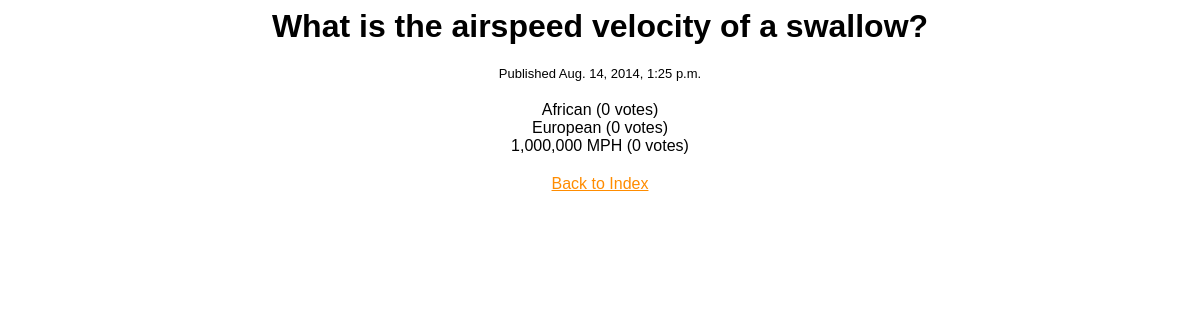
/5/results/, run on an earlier commit of the app's database.
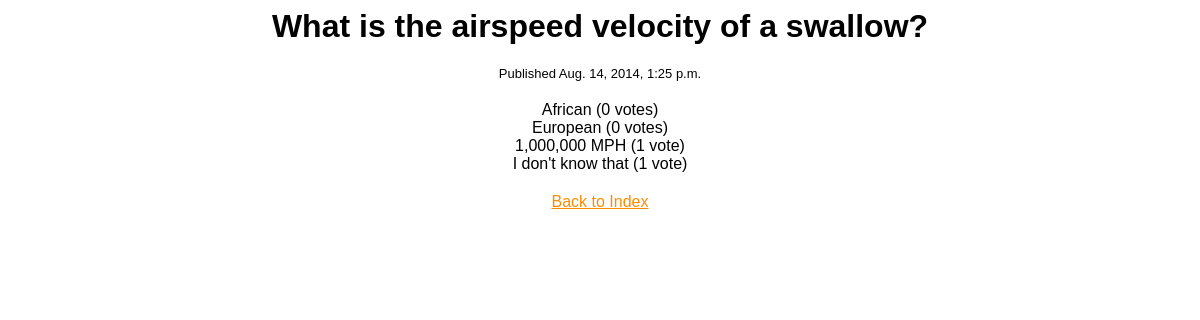
And on a later commit of the database.
### polls/models.py (models this page shows, shortened)
class Choice(models.Model):
    poll = models.ForeignKey(Poll)
    choice_text = models.CharField(max_length = 200)
    votes = models.IntegerField(default = 0)

### polls/views.py (the view)
# urls.py: url(r'^(?P<pk>\d+)/results/$', views.ResultsView.as_view(), name="results"),
class ResultsView(generic.DetailView):
    model = Poll
    template_name = 'polls/results.html'

### polls/templates/polls/results.html
{% load staticfiles %}
<link rel="stylesheet" type="text/css" href="{% static 'polls/detail.css' %}" />
<h1>{{ poll.question }}</h1>
<p class="pubdate">Published {{ poll.pub_date }}</p>
<ul>
    {% for choice in poll.choice_set.all %}
        <li>{{ choice.choice_text }} ({{ choice.votes }} vote{{ choice.votes|pluralize }})</li>
    {% endfor %}
</ul>
<a href="{% url 'polls:index' %}">Back to Index</a>

What changed in the data, as far as the page shows it:
changed Choice "1,000,000 MPH": votes "0" → "1"
added Choice: choice_text "I don't know that", votes "1"
